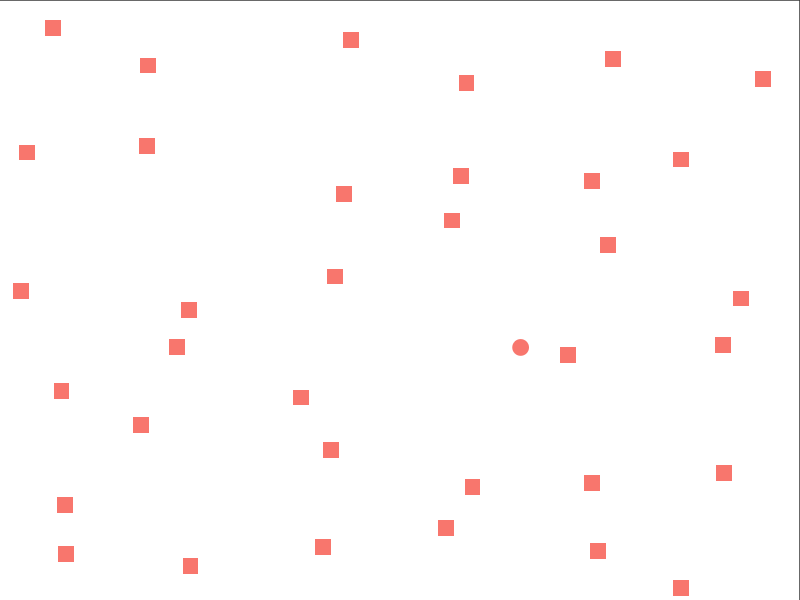
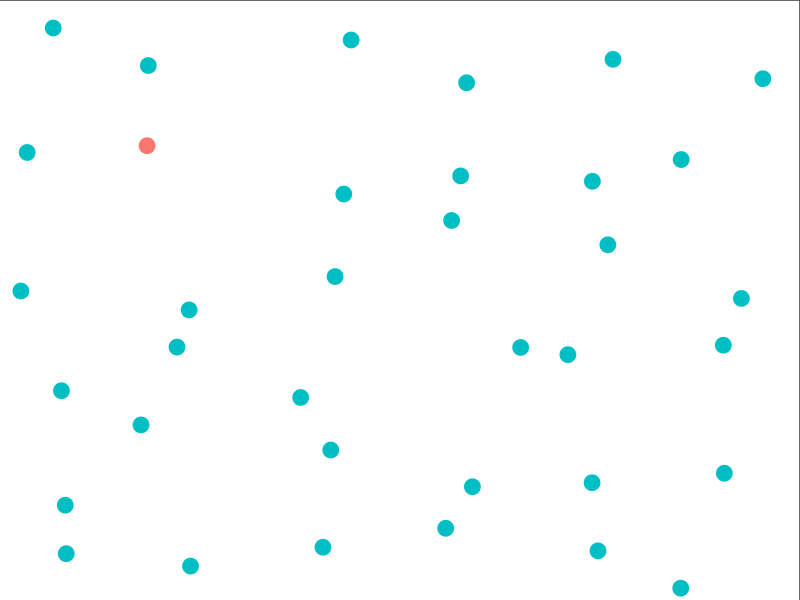
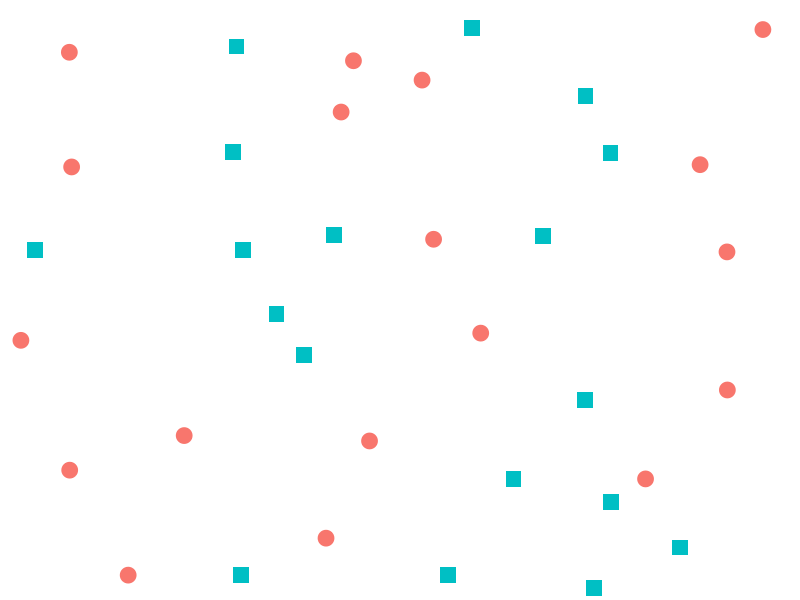
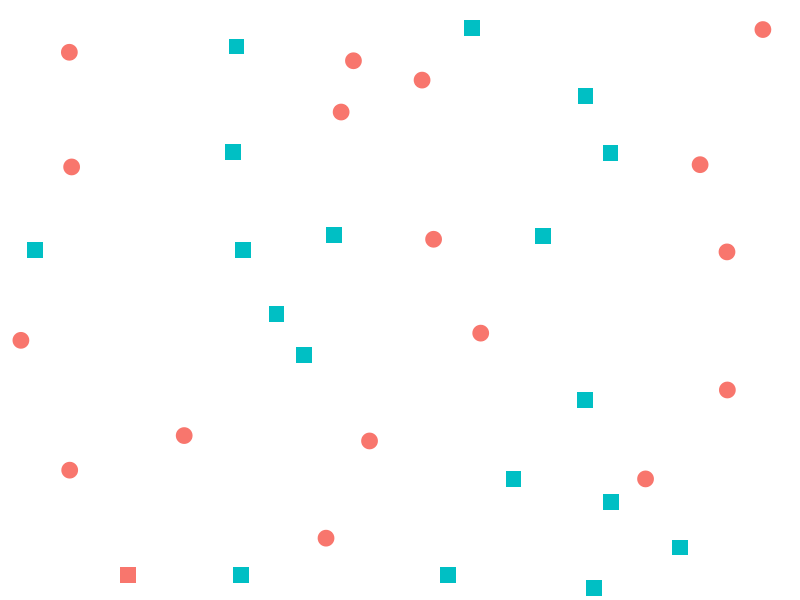
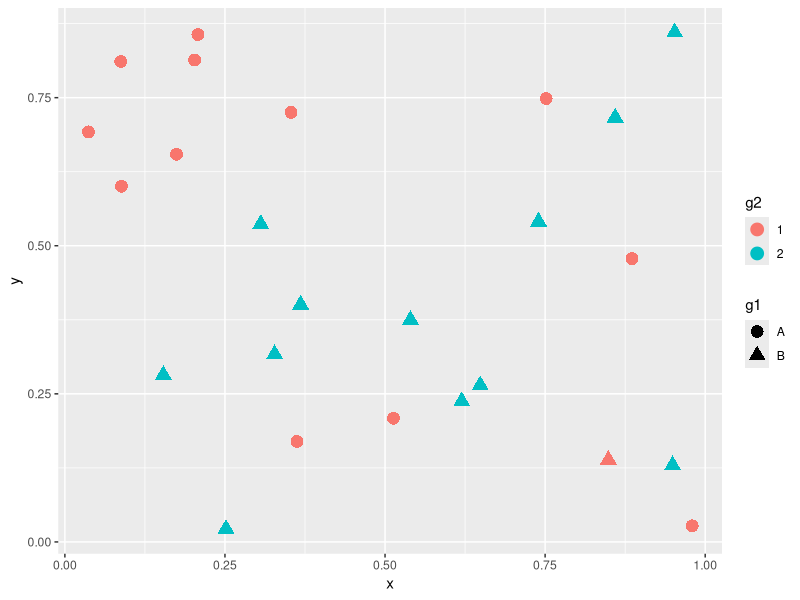
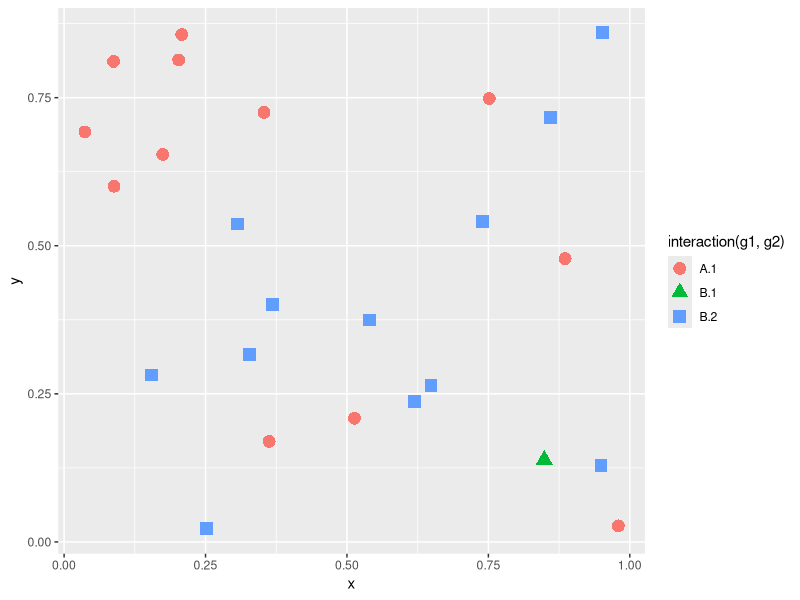
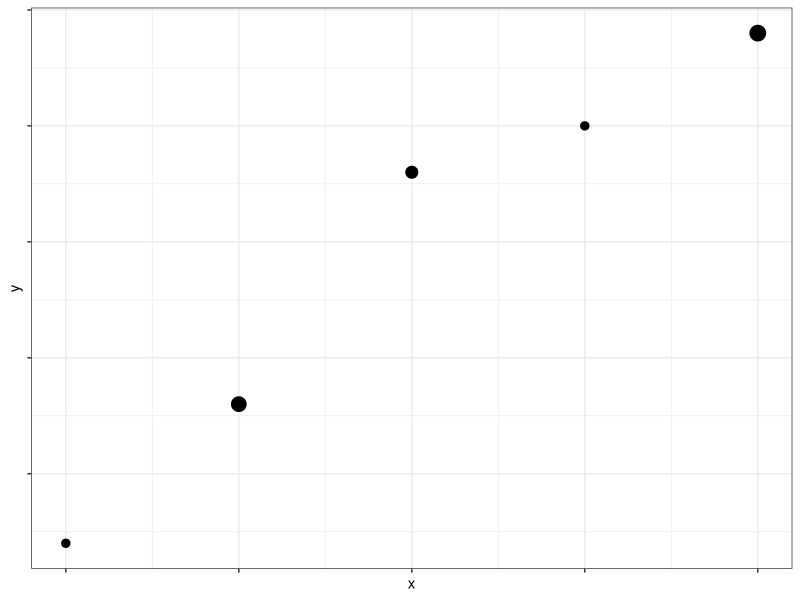
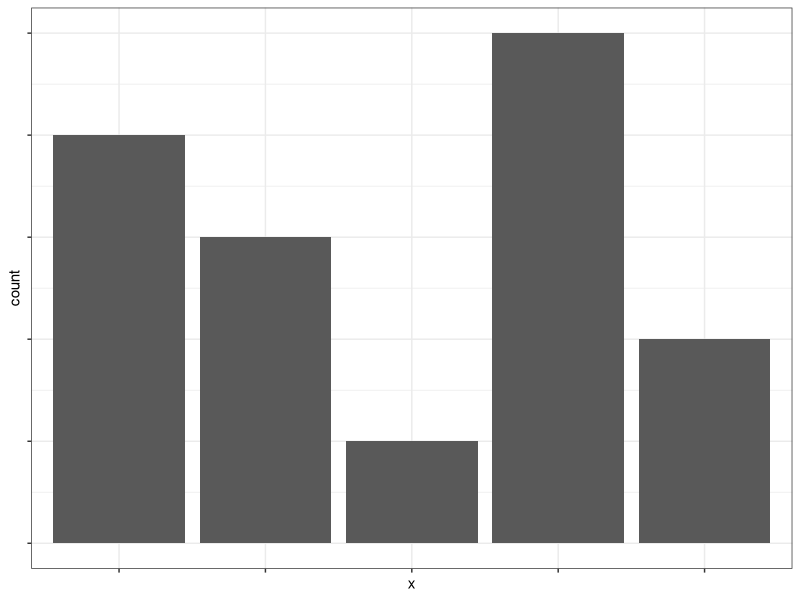

Write the R code that produced these figures, in order. (Note: this script raises an error after producing the figures.)
## ---- chunk 1
require(knitr)  
opts_chunk$set(background = 'white', cache=TRUE, tidy=FALSE)
opts_chunk$set(size = 'footnotesize')
options(width=55) # limit width of output so that it fits on the slide
opts_chunk$set(fig.width=4, fig.height=4, fig.align='center')
## ---- chunk 2
data <- data.frame(expand.grid(x=1:6, y=1:6), color=sample(c(1,2), 36, replace=TRUE))
data$x <- data$x+rnorm(36, 0, .25)
data$y <- data$y+rnorm(36, 0, .25)
suppressWarnings(library(ggplot2))
new_theme_empty <- theme_bw()
new_theme_empty$line <- element_blank()
new_theme_empty$strip.text <- element_blank()
new_theme_empty$axis.text <- element_blank()
new_theme_empty$plot.title <- element_blank()
new_theme_empty$axis.title <- element_blank()
new_theme_empty$plot.margin <- structure(c(0, 0, -1, -1), unit = "lines", valid.unit = 3L, class = "unit")

data$shape <- c(rep(2, 15), 1, rep(2,20))
library(scales)
qplot(data=data, x=x, y=y, color=factor(1, levels=c(1,2)), shape=factor(shape), size=I(5))+scale_shape_manual(guide="none", values=c(19, 15)) + scale_color_discrete(guide="none") + new_theme_empty

data$shape <- c(rep(2, 25), 1, rep(2,10))
qplot(data=data, x=x, y=y, color=factor(shape), shape=I(19), size=I(5))+scale_shape_manual(guide="none", values=c(19, 15)) + scale_color_discrete(guide="none") + new_theme_empty
## ---- chunk 3
set.seed(20140501)
data <- data.frame(expand.grid(x=1:6, y=1:6), color=sample(c(1,2), 36, replace=TRUE))
data$x <- data$x+rnorm(36, 0, .25)
data$y <- data$y+rnorm(36, 0, .25)
suppressWarnings(library(ggplot2))
new_theme_empty <- theme_bw()
new_theme_empty$line <- element_blank()
new_theme_empty$rect <- element_blank()
new_theme_empty$strip.text <- element_blank()
new_theme_empty$axis.text <- element_blank()
new_theme_empty$plot.title <- element_blank()
new_theme_empty$axis.title <- element_blank()
new_theme_empty$plot.margin <- structure(c(0, 0, -1, -1), unit = "lines", valid.unit = 3L, class = "unit")

data$shape <- data$color
qplot(data=data, x=x, y=y, color=factor(color), shape=factor(shape), size=I(5))+scale_shape_manual(guide="none", values=c(19, 15)) + scale_color_discrete(guide="none") + new_theme_empty


data$shape[1] <- if(data$shape[1]==2) 1 else 2
qplot(data=data, x=x, y=y, color=factor(color), shape=factor(shape), size=I(5))+scale_shape_manual(guide="none", values=c(19, 15)) + scale_color_discrete(guide="none") + new_theme_empty
## ---- chunk 4
frame <- data.frame(x=runif(25), y=runif(25),
  g1=rep(c("A","B"), c(12,13)),
	g2=rep(c("1", "2"), c(13,12)))
qplot(x,y, shape=g1, colour=g2, data=frame, size=I(4))
## ---- chunk 5
qplot(x,y, shape=interaction(g1, g2), colour=interaction(g1,g2), data=frame, size=I(4))
## ---- chunk 6
library(RColorBrewer)
data <- data.frame(x=c(1, 2, 3, 4, 5), y=c(1, 4, 9, 10, 12), size=c(1, 4, 2, 1, 5))
qplot(data=data, x=x, y=y, size=size, geom="point") + scale_size_continuous(range=c(2.5,5), guide="none") + theme_bw()  + theme(axis.text=element_blank())
data <- data.frame(x=factor(c(1, 2, 3, 4, 5)), y=c(4, 3, 1, 5, 2))
ggplot(data=data, aes(x=x, weight=y)) + geom_bar() + theme_bw() + theme(axis.text=element_blank())
data <- data.frame(expand.grid(x=1:6, y=1:2), color=c(brewer.pal(7,"Blues")[2:7], brewer.pal(6,"Set1")))
ggplot(data=data, aes(x=x, y=factor(y), color=color))+geom_point(size=5)+ scale_color_identity() + ylab("") + xlab("") + theme_bw() + theme(axis.text=element_blank())
## ---- chunk 7
data <- data.frame(x=1:7, blues = brewer.pal(7, "Blues"), set1=brewer.pal(7, "Set1"), diverge=brewer.pal(7,"RdBu"))
qplot(data=data, xmin=x-.5, xmax=x+.5, ymin=0, ymax=1, geom="rect", color=I("black"), fill=set1)+scale_fill_identity()+ ylab("") + xlab("") + theme(axis.text=element_blank(), axis.ticks=element_blank(), rect=element_blank()) + coord_fixed(ratio=1)+ new_theme_empty
qplot(data=data, xmin=x-.5, xmax=x+.5, ymin=0, ymax=1, geom="rect", color=I("black"), fill=blues)+scale_fill_identity()+ ylab("") + xlab("") + theme(axis.text=element_blank(), axis.ticks=element_blank(), rect=element_blank()) + coord_fixed(ratio=1)+ new_theme_empty
qplot(data=data, xmin=x-.5, xmax=x+.5, ymin=0, ymax=1, geom="rect", color=I("black"), fill=diverge)+scale_fill_identity()+ ylab("") + xlab("") + theme(axis.text=element_blank(), axis.ticks=element_blank(), rect=element_blank()) + coord_fixed(ratio=1)+ new_theme_empty
## ---- chunk 8
library(RColorBrewer)
display.brewer.all()
## ---- chunk 9
data(diamonds)
qplot(carat, price, shape=cut, colour=clarity,
      data=diamonds)
## ---- chunk 10
library(RColorBrewer)
help(package=RColorBrewer)
display.brewer.all()

library(grid)
qplot(carat, price, shape=cut, facets=.~cut,  colour=clarity,
      data=diamonds) + 
  scale_colour_brewer(palette="Greens") + 
  theme(legend.key.size=unit(1, "cm"))
  

## ---- chunk 11
qplot(price, carat, data=diamonds, color=color,
      facets = . ~ clarity)
## ---- chunk 12
qplot(length, binwidth=1, data=movies, fill=factor(Short), facets=before1940~.) + xlim(c(0, 200)) 

